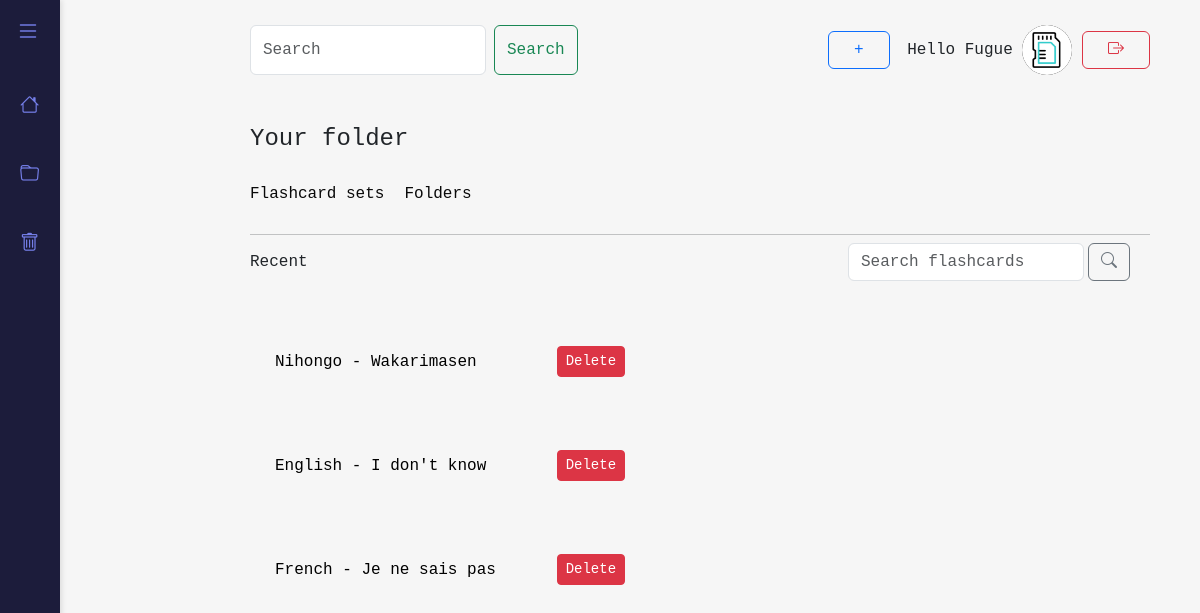
/Views/Logged-in/libraryFolder.php (signed in), run on the app's committed database.
### tables this page shows
CREATE TABLE IF NOT EXISTS `folders` (
  `id` int NOT NULL AUTO_INCREMENT,
  `user_id` int NOT NULL,
  `nameFolder` varchar(255) NOT NULL,
  `is_deleted` int NOT NULL DEFAULT '0',
  PRIMARY KEY (`id`)
);

### App/Models/Folder.php (called while the page is built, shortened)
<?php
class Folder extends Database
{
    function all($idu)
    {
        $sql = parent::$connection->prepare("SELECT * FROM `folders` WHERE folders.user_id = ? AND is_deleted = 0");
        $sql->bind_param("i", $idu);
        return parent::select($sql);
    }
}

### App/Models/Database.php (called while the page is built, shortened)
<?php
class Database
{
    function select($sql) {
        $sql->execute();
        return $sql->get_result()->fetch_all(MYSQLI_ASSOC);
    }
}

### Views/Logged-in/libraryFolder.php (the view, shortened to what this page needs)
<?php
require_once '../../Config/database.php';
$folderModel = new folder();
$folders = $folderModel->all($_SESSION['idu']);
?>
<!DOCTYPE html>
<html lang="en">
<head>
    <link rel="stylesheet" href="https://cdn.jsdelivr.net/npm/bootstrap-icons@1.11.1/font/bootstrap-icons.css">
    <link href="https://cdn.jsdelivr.net/npm/bootstrap@5.3.0/dist/css/bootstrap.min.css" rel="stylesheet">
    <link rel="stylesheet" href="../../Assets/css/base-layout.css">
    <link rel="stylesheet" href="../../Assets/css/components.css">
    <link rel="stylesheet" href="../../Assets/css/libraryFolder.css">
</head>
<body>
    <div class="sidebar" id="sidebar">
        <div class="menu-toggle menu-icon py-3">
            <i class="bi bi-list " style="cursor: pointer;" onclick="toggleSidebar()"></i>
        </div>
        <div class="items ">
            <a href="home.php" class="menu-item">
                <i class="bi bi-house"></i>
            </a>
            <a href="librarySets.php" class="menu-item">
                <i class="bi bi-folder"></i>
            </a>
            <a href="bin.php" class="menu-item">
                <i class="bi bi-trash"></i>
            </a>
        </div>
    </div>
    <div class="container-user d-flex flex-column ;">
        <div class="content">
            <form class="d-flex" role="search">
                <input class="form-control me-2" type="search" placeholder="Search" aria-label="Search">
                <button class="btn btn-outline-success" type="submit">Search</button>
            </form>
            <div class="create-logout">
                <button class="btn btn-outline-primary me-2 dropdown-toggle btn-css" href="#" role="button"
                    data-bs-toggle="dropdown" aria-expanded="false">
                    <span>&#43;</span>
                </button>
                <p style="display: inline;">Hello <?php echo $_SESSION["username"] ?></p>
                <img src="../../Assets/images/memory-card.gif" class="avatar" alt="avatar">
                <a href="logout.php"><i class="bi bi-box-arrow-right btn btn-outline-danger btn-css"></i></a>
            </div>
        </div>
        <div class="library">
            <h4>Your folder</h4>
            <div class="container-library g-0">
                <ul class="nav">
                    <li class="nav-item">
                        <a class="nav-link" href="librarySets.php">Flashcard sets</a>
                    </li>
                    <li class="nav-item">
                        <a class="nav-link" href="#">Folders</a>
                    </li>
                </ul>
            </div>
            <hr class="my-2">
            <div class="nav-2 d-flex justify-content-between align-items-center">
                <p class="m-0">Recent</p>
                <form class="d-flex search-bar ">
                    <input type="text" class="form-control mx-1 " placeholder="Search flashcards" aria-label="Search">
                    <button class="btn btn-outline-secondary btn-search" type="submit">
                        <i class="bi bi-search"></i>
                    </button>
                </form>
            </div>
            <div class="container-content d-flex flex-column mt-4">
                <div class="block-folder">
                    <?php foreach ($folders as $folder)  :  ?>
                        <div class="item">
                            <a href="detailFolder.php?f=<?= $folder['id'] ?>&&n=<?= $folder['nameFolder'] ?> ">
                                <div class="folder-title"> <?php echo $folder['nameFolder'] ?> </div>
                            </a>
                            <form method="POST" style="display:inline;" action="libraryFolder">
                                <button type="submit" class="btn btn-danger btn-sm">Delete</button>
                            </form>
                        </div>
                    <?php endforeach ?>
                </div>
            </div>
        </div>
</div>
</body>
</html>

### Assets/css/base-layout.css (style rules this page uses)
* { padding: 0; margin: 0; box-sizing: border-box; font-family: "RobotoMono-Bold", monospace; }
html { font-size: 16px; }
body { margin: 0; padding: 0; height: 100vh; background-color: #f6f6f6; }
.sidebar { position: fixed; top: 0; left: 0; width: 60px; background-color: #1c1c3b; height: 100vh; overflow: hidden; transition: width 0.3s ease; z-index: 1000; box-shadow: 2px 0 5px rgba(0, 0, 0, 0.1); }
.items { display: flex; flex-direction: column; justify-content:center; align-items: flex-start; margin: 0 10px; padding: 10px; gap: 10px; }
.menu-item { display: flex; align-items: center; padding: 15px 0px; color: white; text-decoration: none; transition: background-color 0.3s ease, color 0.3s ease; border-radius: 5px; width: 100%; white-space: nowrap; }
.menu-item i { font-size: 1.2rem; color: #757fe9; }
.menu-icon { text-align: right; margin-right: 20px; cursor: pointer; }
.menu-icon i { color: #757fe9; font-size: 1.5rem; }
.content { padding: 0; display: flex; justify-content: space-between; margin-top: 25px; }
.avatar { width: 50px; border-radius: 50%; background: #000; }
.btn-css { padding-left: 25px; padding-right: 25px; }
.dropdown-toggle::after { display: none; }
.container-user { margin-left: 250px; margin-right: 50px; justify-content: center; }
a { text-decoration: none; color: #000; }

### Assets/css/components.css (style rules this page uses)
.nav-link { color: #090909; font-size: 16px; font-weight: 500; }
.container-library .nav-link { padding: 20px 0; padding-right: 20px; }
.search-bar { margin-right: 20px; }
.library { margin-top: 50px; }

### Assets/css/libraryFolder.css (style rules this page uses)
.block-folder { width: 100%; margin: 20px auto; border-radius: 5px; overflow: hidden; gap: 30px; display: flex; flex-direction: column; }
.item { display: grid; grid-template-columns: repeat(3, 1fr); gap: 10px; padding: 10px; align-items: center; }
.folder-title { padding: 15px; font-size: 16px; cursor: pointer; user-select: none; transition: background 0.3s; }

### data on the page
folders: nameFolder "Nihongo - Wakarimasen"
folders: nameFolder "English - I don't know"
folders: nameFolder "French - Je ne sais pas"

### other printed values
$_SESSION["username"] "Fugue"
